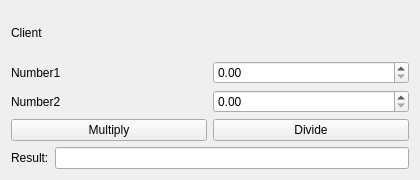
<?xml version="1.0" encoding="UTF-8"?>
<ui version="4.0">
 <class>Widget</class>
 <widget class="QWidget" name="Widget">
  <property name="geometry">
   <rect>
    <x>0</x>
    <y>0</y>
    <width>420</width>
    <height>180</height>
   </rect>
  </property>
  <property name="windowTitle">
   <string>Widget</string>
  </property>
  <layout class="QVBoxLayout" name="verticalLayout">
   <item>
    <widget class="QLabel" name="label">
     <property name="text">
      <string>Client</string>
     </property>
    </widget>
   </item>
   <item>
    <layout class="QHBoxLayout" name="horizontalLayout">
     <item>
      <widget class="QLabel" name="number1_label">
       <property name="text">
        <string>Number1</string>
       </property>
      </widget>
     </item>
     <item>
      <widget class="QDoubleSpinBox" name="number1_doubleSpinBox"/>
     </item>
    </layout>
   </item>
   <item>
    <layout class="QHBoxLayout" name="horizontalLayout_2">
     <item>
      <widget class="QLabel" name="number2_label">
       <property name="text">
        <string>Number2</string>
       </property>
      </widget>
     </item>
     <item>
      <widget class="QDoubleSpinBox" name="number2_doubleSpinBox"/>
     </item>
    </layout>
   </item>
   <item>
    <layout class="QHBoxLayout" name="horizontalLayout_3">
     <item>
      <widget class="QPushButton" name="multiply_pushButton">
       <property name="text">
        <string>Multiply</string>
       </property>
      </widget>
     </item>
     <item>
      <widget class="QPushButton" name="divide_pushButto">
       <property name="text">
        <string>Divide</string>
       </property>
      </widget>
     </item>
    </layout>
   </item>
   <item>
    <layout class="QHBoxLayout" name="horizontalLayout_4">
     <item>
      <widget class="QLabel" name="result_label">
       <property name="text">
        <string>Result:</string>
       </property>
      </widget>
     </item>
     <item>
      <widget class="QLineEdit" name="result_lineEdit"/>
     </item>
    </layout>
   </item>
  </layout>
 </widget>
 <resources/>
 <connections/>
</ui>
